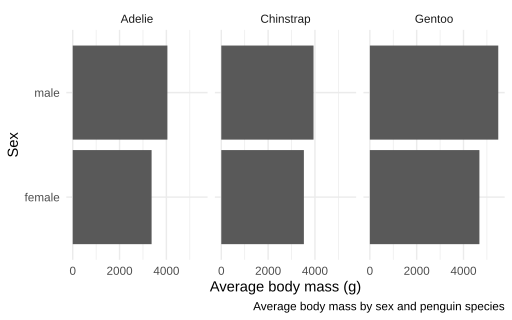

This chart was generated by the following R code:
library(palmerpenguins)
library(dplyr)
library(ggplot2)

plot_data_summary <- palmerpenguins::penguins |>
  dplyr::filter(!is.na(sex)) |>
  dplyr::group_by(species, sex) |>
  dplyr::summarise(
    body_mass = mean(body_mass_g, na.rm = TRUE),
    .groups = "drop"
  )

ggplot2::ggplot(
  plot_data_summary,
  ggplot2::aes(
    x = sex,
    y = body_mass,
  )
) +
  ggplot2::geom_col() +
  ggplot2::labs(
    caption = "Average body mass by sex and penguin species",
    x = "Sex",
    y = "Average body mass (g)"
  ) +
  ggplot2::theme_minimal() +
  ggplot2::coord_flip() +
  ggplot2::facet_wrap(~species, ncol = 3)
